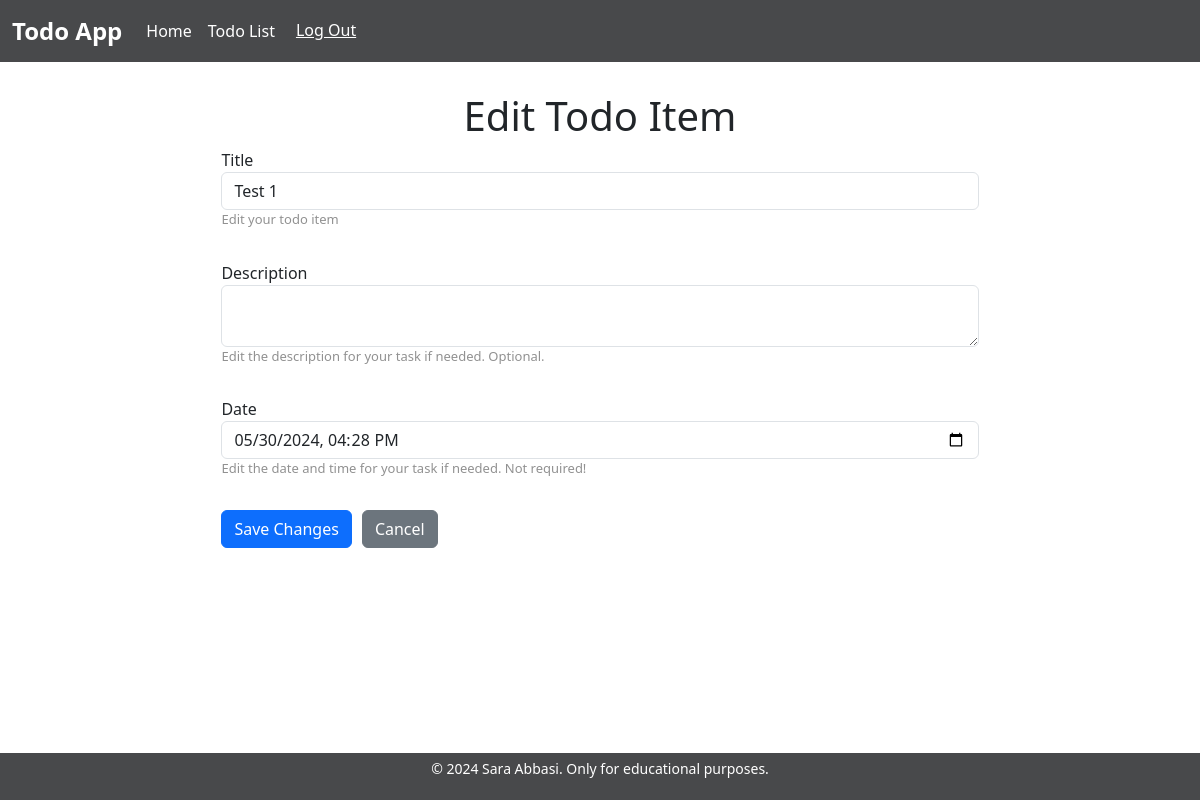
The page /7/edit/ (signed in) on the database as committed earlier.
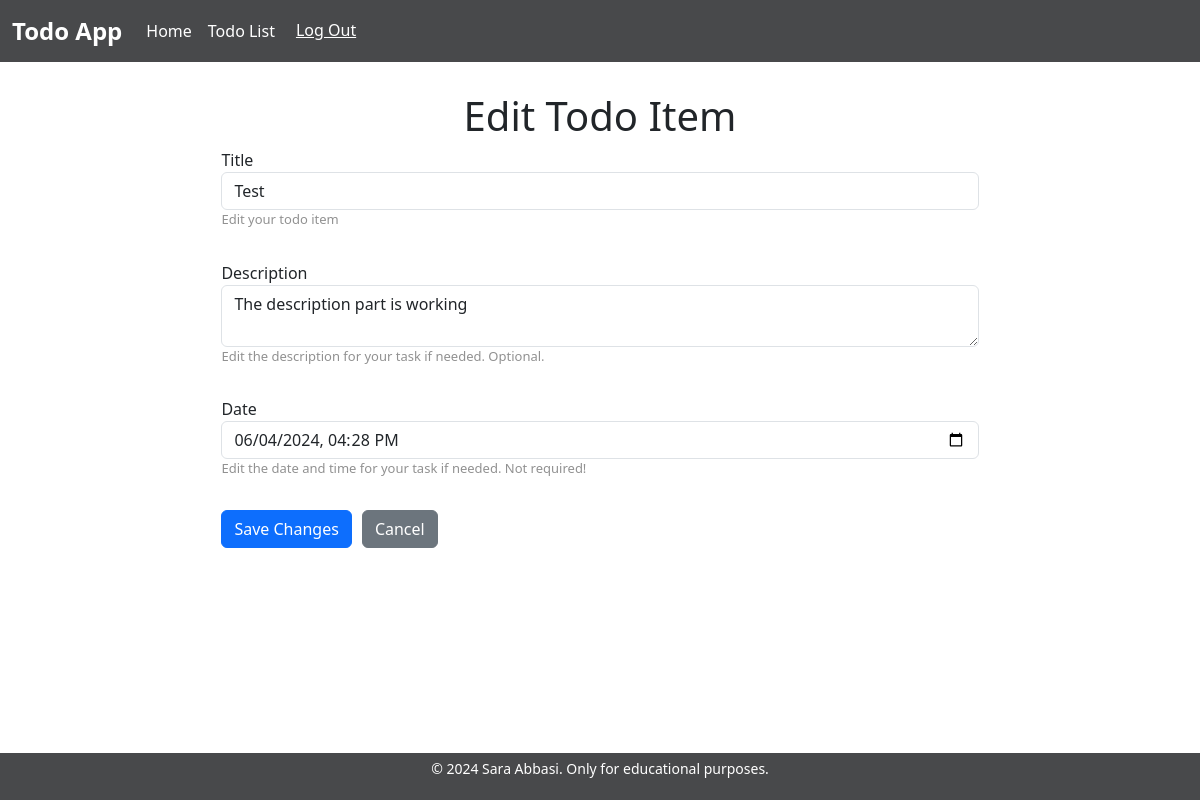
The same page on the database as committed later.
### todo_app/models.py (models this page shows, shortened)
class TodoItem(models.Model):
    title = models.CharField(max_length=200)
    description = models.TextField(blank=True)
    checked = models.BooleanField(default=False)
    owner = models.ForeignKey(User, on_delete=models.CASCADE, null=True)
    date = models.DateTimeField(blank=True, null=True)

### todo_app/views.py (the view)
# urls.py: path('<int:id>/edit/', edit_todo_item, name='todo_item_edit'),
@login_required(login_url='/accounts/login')
def edit_todo_item(request, id):
    todo_item = get_object_or_404(TodoItem, id=id, owner=request.user)
    if request.method == 'POST':
        form = TodoItemForm(request.POST, instance=todo_item)
        if form.is_valid():
            form.save()
            return redirect('todo_app:todo_list')
    else:
        form = TodoItemForm(instance=todo_item)
    return render(request, 'todo_app/edit_todo_item.html', {'form': form})

### todo_app/forms.py (shortened to what this page needs)
class TodoItemForm(forms.ModelForm):
    class Meta:
        model = TodoItem
        fields = ['title', 'description', 'checked', 'date']

### todo_app/templates/todo_app/edit_todo_item.html (shortened to what this page needs)
{% extends 'base.html' %}
{% block content %}
<div class="container edit-form-container">
    <h1>Edit Todo Item</h1>
    <form class="edit-todo-form" method="POST">
        <div class='input-container'>
            <label for="id_title">{{ form.title.label }}</label>
            <input class="form-control" type="text" name="title" value="{{ form.instance.title }}" required id="id_title">
            <p class='helper-text'>Edit your todo item</p>
        </div>
        <div class='input-container'>
            <label for="id_description">{{ form.description.label }}</label>
            <textarea class="form-control" name="description" id="id_description">{{ form.instance.description }}</textarea>
            <p class='helper-text'>Edit the description for your task if needed. Optional.</p>
        </div>
        <div class='input-container'>
            <label for="id_date">{{ form.date.label }}</label>
            <input class="form-control" type="datetime-local" name="date" value="{% if form.instance.date %}{{ form.instance.date|date:'Y-m-d\TH:i' }}{% endif %}" id="id_date">
            <p class='helper-text'>Edit the date and time for your task if needed. Not required!</p>
        </div>
        <button class='btn btn-primary' type="submit">Save Changes</button>
        <a href="{% url 'todo_app:todo_list' %}" class="btn btn-secondary">Cancel</a>
    </form>
</div>
{% endblock %}

Rows that differ between the two databases and show on the page:
changed TodoItem: title "Test 1" → "Test"; description (not shown) → "The description part is working"; date "05/30/2024 16:28" → "06/04/2024 16:28"
